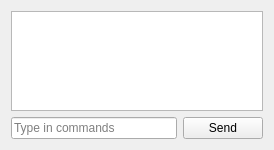
<?xml version="1.0" encoding="UTF-8"?>
<ui version="4.0">
 <class>MonitorWidget</class>
 <widget class="QWidget" name="MonitorWidget">
  <property name="geometry">
   <rect>
    <x>0</x>
    <y>0</y>
    <width>274</width>
    <height>150</height>
   </rect>
  </property>
  <property name="sizePolicy">
   <sizepolicy hsizetype="Expanding" vsizetype="Expanding">
    <horstretch>0</horstretch>
    <verstretch>0</verstretch>
   </sizepolicy>
  </property>
  <property name="minimumSize">
   <size>
    <width>274</width>
    <height>150</height>
   </size>
  </property>
  <layout class="QGridLayout" name="gridLayout">
   <item row="0" column="0" colspan="2">
    <widget class="QTreeView" name="monitorView">
     <property name="sizePolicy">
      <sizepolicy hsizetype="Expanding" vsizetype="MinimumExpanding">
       <horstretch>0</horstretch>
       <verstretch>0</verstretch>
      </sizepolicy>
     </property>
     <property name="autoScroll">
      <bool>true</bool>
     </property>
     <property name="autoScrollMargin">
      <number>16</number>
     </property>
     <property name="editTriggers">
      <set>QAbstractItemView::NoEditTriggers</set>
     </property>
     <property name="animated">
      <bool>false</bool>
     </property>
     <property name="expandsOnDoubleClick">
      <bool>true</bool>
     </property>
     <attribute name="headerVisible">
      <bool>false</bool>
     </attribute>
    </widget>
   </item>
   <item row="1" column="0">
    <widget class="QLineEdit" name="sendInstructionLineEdit">
     <property name="placeholderText">
      <string>Type in commands</string>
     </property>
    </widget>
   </item>
   <item row="1" column="1">
    <widget class="QPushButton" name="sendInstructionButton">
     <property name="text">
      <string>Send</string>
     </property>
    </widget>
   </item>
  </layout>
 </widget>
 <resources/>
 <connections/>
</ui>
